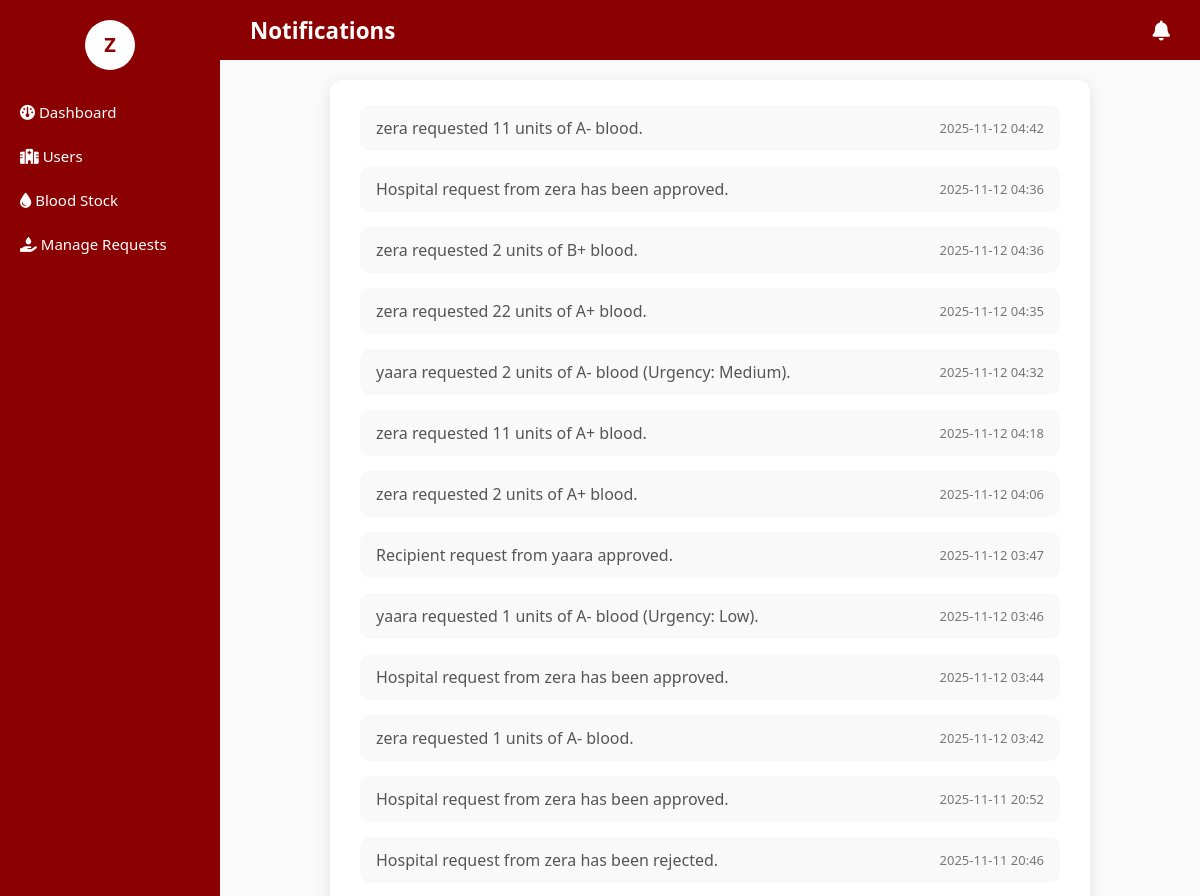
The app's page /dashboard/admin_notifications/ (signed in, upper part), older data.
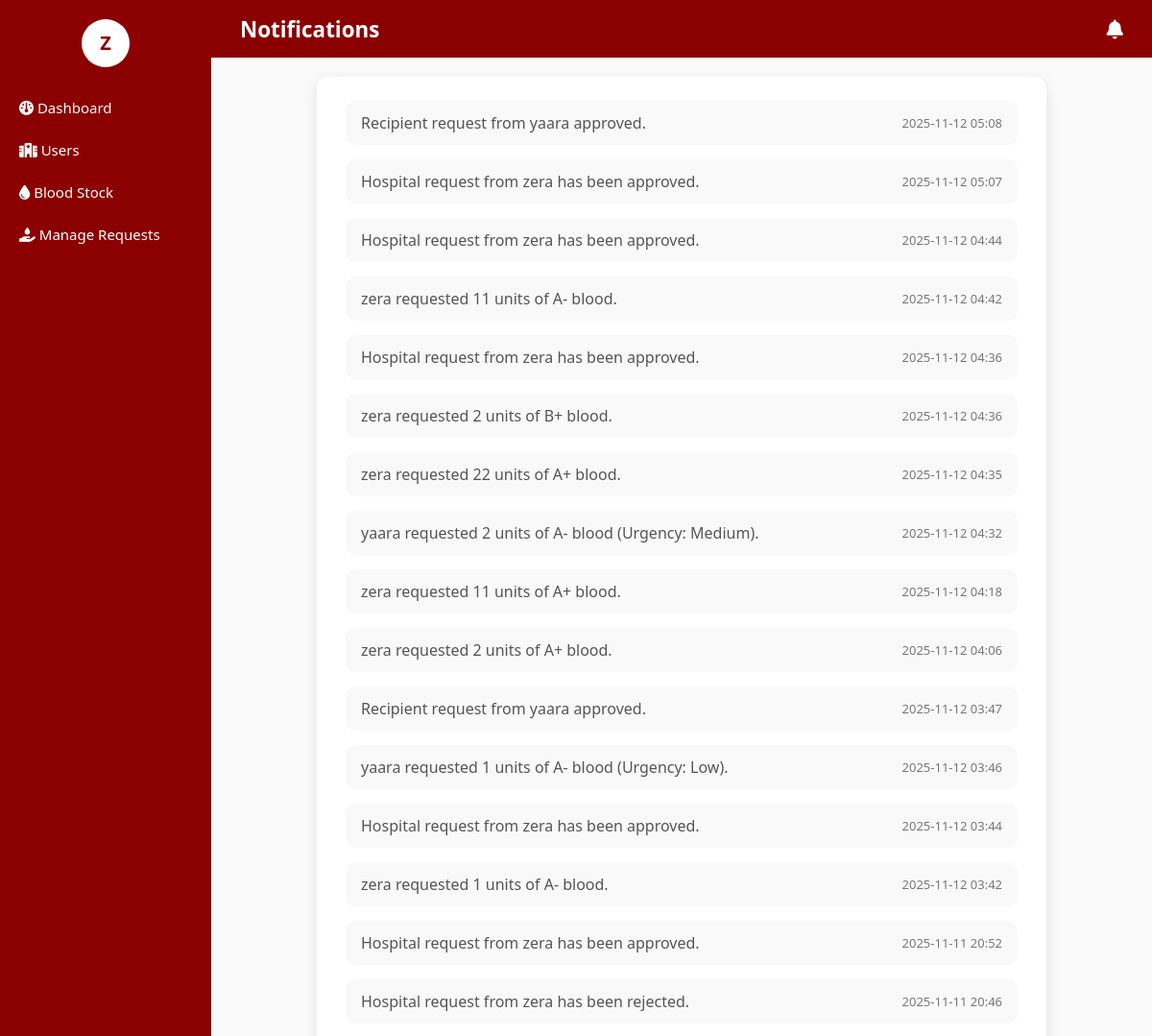
The same page, newer data.
### blood_bank_app/models.py (models this page shows, shortened)
class AdminNotification(models.Model):
    user = models.ForeignKey(User, on_delete=models.CASCADE, null=True, blank=True)  # ✅ added
    message = models.TextField()
    created_at = models.DateTimeField(auto_now_add=True)
    is_read = models.BooleanField(default=False)

### blood_bank_app/views.py (the view)
# urls.py: path('dashboard/admin_notifications/', views.admin_notifications, name='admin_notifications'),
@login_required
def admin_notifications(request):
    notifications = AdminNotification.objects.all().order_by('-created_at')
    unread_notifications = notifications.filter(is_read=False)
    read_notifications = notifications.filter(is_read=True)
    context = {
        'unread_notifications': unread_notifications,
        'read_notifications': read_notifications,
        'unread_count': unread_notifications.count(),
    }
    return render(request, 'dashboard/admin_notifications.html', context)

### blood_bank_app/templates/dashboard/admin_notifications.html (shortened to what this page needs)
{% extends 'dashboard/admin_base.html' %}
{% block page_title %}Notifications{% endblock %}
{% block content_admin %}
<body data-mark-read-url="{% url 'admin_notifications_mark_read' %}">
<div class="notifications-wrapper">
    {% if read_notifications %}
        <div class="notif-section read-section">
            {% for notif in read_notifications %}
            <div class="notif-item read">
                <p class="notif-message">{{ notif.message }}</p>
                <span class="notif-time">{{ notif.created_at|date:"Y-m-d H:i" }}</span>
            </div>
            {% endfor %}
        </div>
    {% else %}
        {% if not unread_notifications %}
        <p class="no-notif">No notifications yet.</p>
        {% endif %}
    {% endif %}
</div>
{% endblock %}

Row changes from the older to the newer data that the page shows:
added AdminNotification: message "Recipient request from yaara approved.", created_at "2025-11-12 05:08"
added AdminNotification: message "Hospital request from zera has been approved.", created_at "2025-11-12 05:07"
added AdminNotification: message "Hospital request from zera has been approved.", created_at "2025-11-12 04:44"
